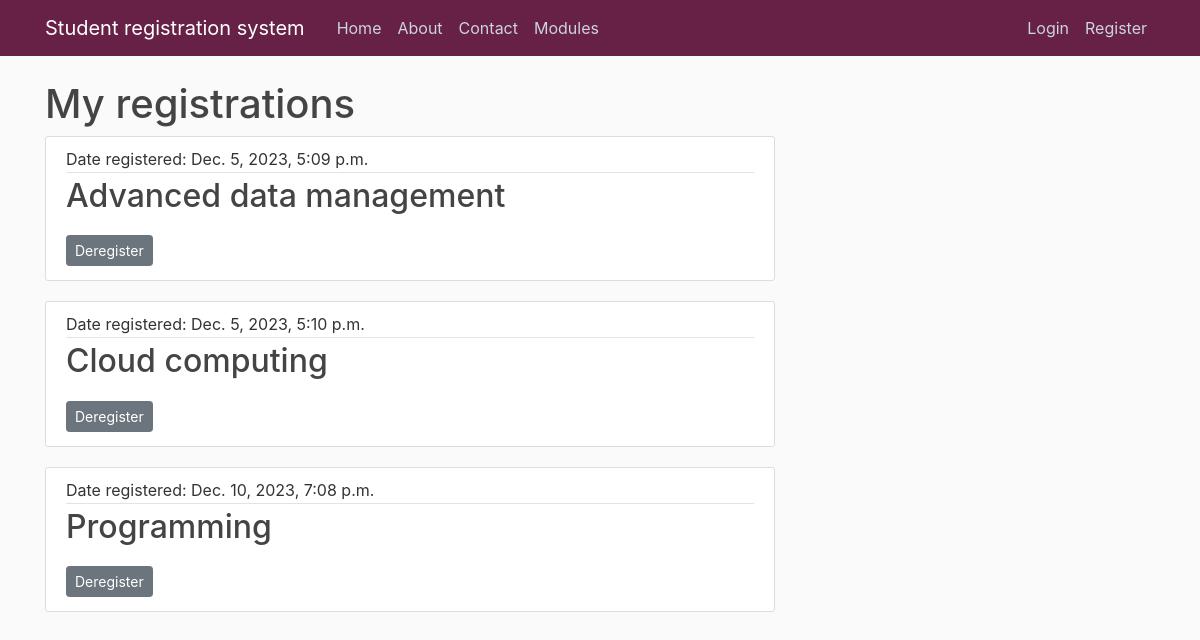
The page /registration/C1003593 on the database its author committed.
### ModuleRegistrationSystem/models.py (models this page shows, shortened)
class Registration(models.Model):
    student = models.ForeignKey(User,null = True, related_name= 'studentregistrations', on_delete = models.CASCADE)
    module = models.ForeignKey(Module, null = True, related_name= 'moduleregistrations', on_delete = models.CASCADE)
    dateOfRegistration = models.DateTimeField(default = timezone.now)

class Module(models.Model):
    name = models.CharField(max_length= 40)
    code = models.CharField(max_length= 4, primary_key= 'code')
    credit = models.IntegerField(choices= [(20, 20), (40, 40), (60, 60)])
    category = models.CharField(max_length= 20, choices= [('In-person', 'In person'), ('Online', 'Online')])
    description = models.TextField()
    availability = models.BooleanField(default=True)
    coursesAllowedToRegister = models.ManyToManyField(Course)
    def __str__(self):
        return f'{self.name}'

### ModuleRegistrationSystem/views.py (the view)
# urls.py: path('registration/<str:username>', RegistrationView.as_view(), name='registrations'),
class RegistrationView(ListView):
        model = Registration
        template_name = 'ModuleRegistrationSystem/my_registrations.html'
        context_object_name = 'registrations'
        paginate_by = 3
        def get_queryset(self):
                user=get_object_or_404(User, username=self.kwargs.get('username'))
                return Registration.objects.filter(student=user).order_by('dateOfRegistration')

### ModuleRegistrationSystem/templates/ModuleRegistrationSystem/my_registrations.html (shortened to what this page needs)
{% extends "ModuleRegistrationSystem/base.html" %}
{% block content %}
    <h1>My registrations</h1>
    {% for registration in registrations %}
        <article class="media content-section">
            <div class="media-body">
                <div class="article-metadata">
                    <a class="mr-2">Date registered: {{ registration.dateOfRegistration }} </a>
                </div>
                <h2><a class="article-title">{{ registration.module }}</a></h2>
                <a class="btn btn-secondary btn-sm mt-1 mb-1" href="#">Deregister</a>
            </div>
        </article>
    {% endfor %}
{% endblock content %}

### ModuleRegistrationSystem/static/css/styles.css (style rules this page uses)
html { position: relative; min-height: 100%; }
body { background: #fafafa; color: #333333; margin-top: 5rem; margin-bottom: 50px; }
h1, h2, h3, h4, h5, h6 { color: #444444; }
.content-section { background: #ffffff; padding: 10px 20px; border: 1px solid #dddddd; border-radius: 3px; margin-bottom: 20px; }
.article-title { color: #444444; }
.article-metadata { padding-bottom: 1px; margin-bottom: 4px; border-bottom: 1px solid #e3e3e3 }

### rows shown on the page
Registration: dateOfRegistration "Dec. 5, 2023, 5:09 p.m.", module "Advanced data management"
Registration: dateOfRegistration "Dec. 5, 2023, 5:10 p.m.", module "Cloud computing"
Registration: dateOfRegistration "Dec. 10, 2023, 7:08 p.m.", module "Programming"
